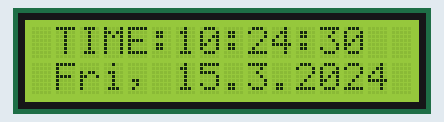
A sketch run on a simulated Arduino Uno, built with avr-gcc and run on an emulated ATmega328P. Parts: 16×2 character LCD. The local clock reads 2024-03-15 10:24:30 at power-on unless the sketch sets it.

Above: at 0.2 s.
At 4.3 s:
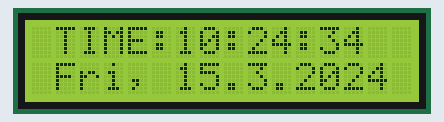
At 9.3 s:
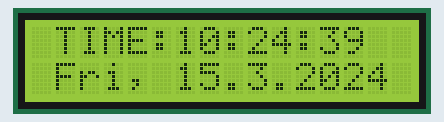
At 19.4 s:
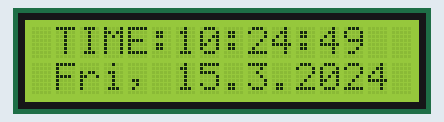
At 28.6 s:
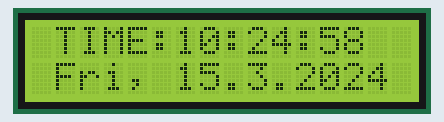
At 38.7 s:
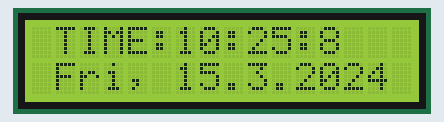

Measured:
- what the display in image 0 shows lasts 1.0 s, from 0.2 s to 1.2 s

The sketch:

RTC.ino
```cpp
// Date and time clock using RTC DS1307 & 16*2 LCD Display

#include <LiquidCrystal.h>
#include <Wire.h>
#include "RTClib.h"


RTC_DS1307 rtc;

char daysOfTheWeek[7][12] = {"Sun", "Mon", "Tue", "Wed", "Thu", "Fri", "Sat"};
const int rs = 12, en = 11, d4 = 5, d5 = 4, d6 = 3, d7 = 2;
LiquidCrystal lcd(rs, en, d4, d5, d6, d7);

void setup () {
  Serial.begin(9600);
  if (! rtc.begin()) {
    Serial.println("Couldn't find RTC");
    while (1);
  }
  if (! rtc.isrunning()) {
    Serial.println("RTC is NOT running!");
    // following line sets the RTC to the date & time this sketch was compiled
    rtc.adjust(DateTime(F(__DATE__), F(__TIME__)));

  }
  delay(100);

  lcd.begin(16, 2);
}

void loop () {


  DateTime now = rtc.now();
  lcd.clear();
  lcd.setCursor(1, 0);
  lcd.print("TIME:");
  timePrint();

  lcd.setCursor(1, 1);
  datePrint();
  delay(1000); //Print date and time every second
}

void timePrint() {
  DateTime now = rtc.now();
  lcd.print(now.hour());
  lcd.print(":");
  lcd.print(now.minute());
  lcd.print(":");
  lcd.print(now.second());

}

void datePrint() {
  DateTime now = rtc.now();
  lcd.print(daysOfTheWeek[now.dayOfTheWeek()]);
  lcd.print(", ");
  lcd.print(now.day());
  lcd.print(".");
  lcd.print(now.month());
  lcd.print(".");
  lcd.print(now.year());
}
```
